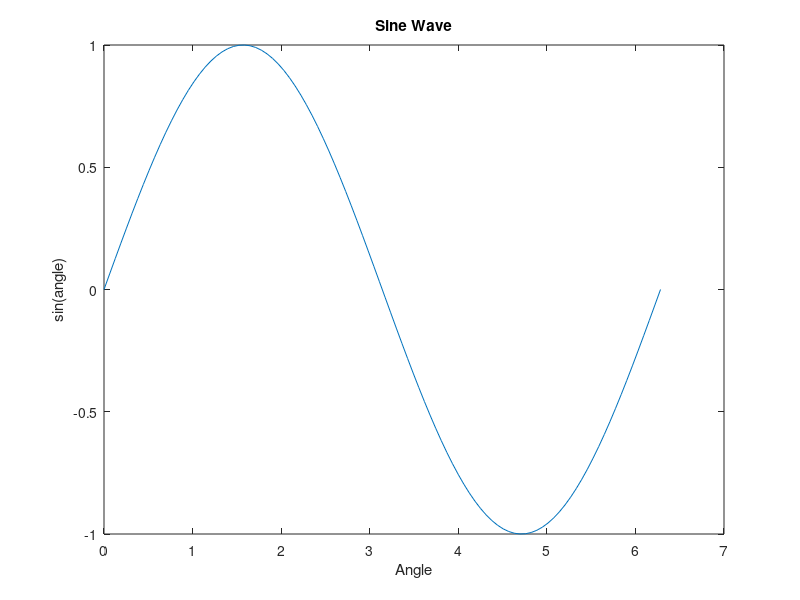

Here is the MATLAB script that generated this plot:
% myscript.m
fprintf('Hello, MATLAB running inside Docker!\n');

% Define some variables
a = 5;
b = 10;

% Perform some calculations
c = a + b;
fprintf('Sum of %d and %d is %d\n', a, b, c);

% Plotting example
x = linspace(0, 2*pi, 100);
y = sin(x);
plot(x, y);
title('Sine Wave');
xlabel('Angle');
ylabel('sin(angle)');